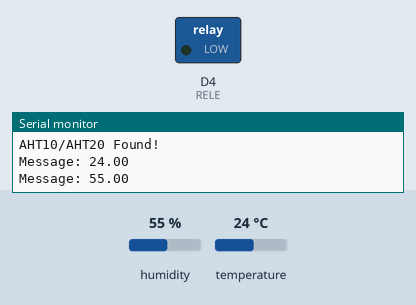
This sketch was run on a simulated ESP8266 (NodeMCU). On the bench: switched loads named in the sketch (green lamp = pin HIGH), the last lines printed to the serial monitor. Inputs (shaded band) come from the test bench; at power-on: temperature 24 °C, humidity 55 %.

Above: at 18.0 s.
18.1 s: temperature set to 34.7 °C
33.1 s: temperature set to 35.7 °C
At 40.3 s:
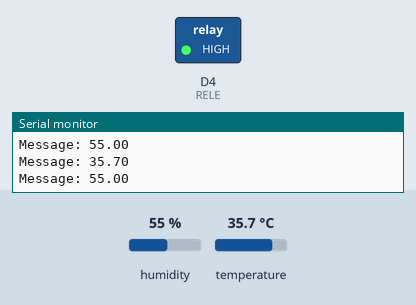
48.1 s: temperature set to 12 °C
At 50.4 s:
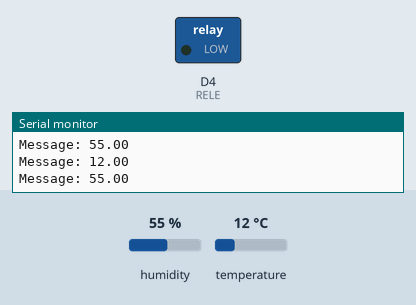
63.1 s: temperature set to 41 °C
At 70.3 s:
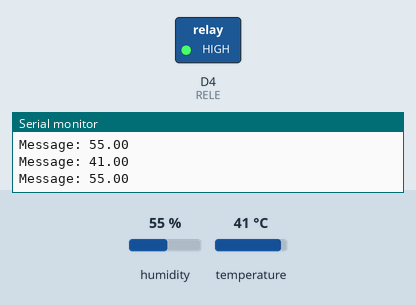
Timing chart, 0 to 71.8 s (numbered marks = the images above; inputs shaded):
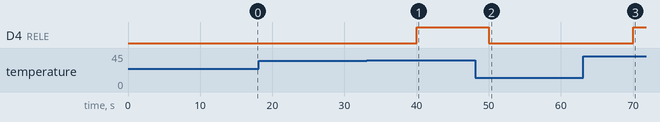

The sketch:

temp.ino
```cpp
#include <ESP8266WiFi.h>
#include <Adafruit_AHTX0.h>
#define FORCE_DEEPSLEEP
#define RELE D4

Adafruit_AHTX0 aht;
Adafruit_Sensor *aht_humidity, *aht_temp;

unsigned long previousMillis = 0;   // Stores last time temperature was published
const long interval = 10000;        // Interval at which to publish sensor readings


void setup() {
  Serial.begin(115200);
  while (!Serial)
    delay(10); // will pause Zero, Leonardo, etc until serial console opens
  Serial.println();

  if (!aht.begin()) {
    Serial.println("Failed to find AHT10/AHT20 chip");
    while (1) {
      delay(10);
    }
  }
  Serial.println("AHT10/AHT20 Found!");
  aht_temp = aht.getTemperatureSensor();
  aht_temp->printSensorDetails();

  aht_humidity = aht.getHumiditySensor();
  aht_humidity->printSensorDetails();

  pinMode(RELE, OUTPUT);

}

void loop() {
  unsigned long currentMillis = millis();
  // Every X number of seconds (interval = 10 seconds)
  // it publishes a new MQTT message
  if (currentMillis - previousMillis >= interval) {
    // Save the last time a new reading was published
    previousMillis = currentMillis;

    sensors_event_t humidity;
    sensors_event_t temp;
    aht_humidity->getEvent(&humidity);
    aht_temp->getEvent(&temp);

    Serial.printf("Message: %.2f \n", temp.temperature);
    Serial.printf("Message: %.2f \n", humidity.relative_humidity);

    if(temp.temperature > 35){
      digitalWrite(RELE, HIGH);
    }
    else
      digitalWrite(RELE, LOW);

    delay(2000);
  }
}
```

Measured:
- the behaviour switches between 35 and 35.1 °C on temperature (found by bisection; images 0 and 1)
- after the input at 33.1 s, D4 (RELE): LOW → HIGH after 6.9 s
- after the input at 48.1 s, D4 (RELE): HIGH → LOW after 1.9 s
- after the input at 63.1 s, D4 (RELE): LOW → HIGH after 6.9 s
